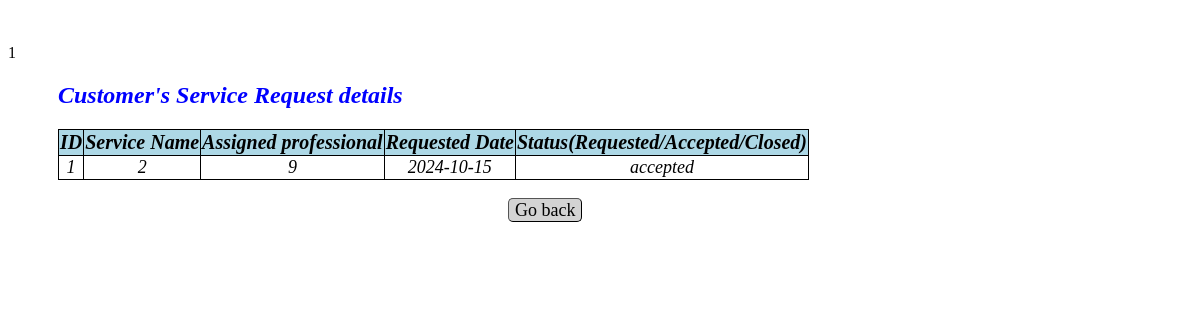
/viewcustomerservicerequests/1, run on the app's committed database.
### app.py (models this page shows)
class Customer_Service_Request(db.Model):
    __tablename__="customer_service_request"
    id=db.Column(db.Integer,primary_key=True)
    service_id=db.Column(db.Integer,db.ForeignKey(Service_Info.id),nullable=False)
    customer_id=db.Column(db.Integer,db.ForeignKey(User_Info.id),nullable=False)
    professional_id=db.Column(db.Integer,db.ForeignKey(User_Info.id),nullable=False)
    date_of_request=db.Column(db.String,nullable=False)
    date_of_completion=db.Column(db.String,nullable=False)
    service_status=db.Column(db.String,nullable=False)
    remarks=db.Column(db.String)
    location=db.Column(db.String,nullable=False)
    ratings=db.Column(db.String,nullable=False)

### app.py (the view)
@app.route("/viewcustomerservicerequests/<int:id>", methods=["GET"])
def customer_service_requests(id):
    service = Customer_Service_Request.query.filter_by(id=id).first()
    return render_template("view_customerservicerequests.html",service=service)

### templates/view_customerservicerequests.html (shortened to what this page needs)
<!DOCTYPE html>
<html lang="en">
<head>
</head>
<body>
    <br><br>
    {{service.id}}
    <h2>Customer's Service Request details</h2>
    <table id="service-table">
        <thead>
            <tr>
                <th>ID</th>
                <th>Service Name</th>
                <th>Assigned professional</th>
                <th>Requested Date</th>
                <th>Status(Requested/Accepted/Closed)</th>
            </tr>
        <tbody>
            <tr>
                <td>{{service["id"]}}</td>
                <td>{{service["service_id"]}}</td>
                <td>{{service["professional_id"]}}</td>
                <td>{{service["date_of_request"]}}</td>
                <td>{{service["service_status"]}}</td>
            </tr>
        </tbody>
        </thead>
    </table>
    <a class="button" href="/admindashboard">Go back</a>
</body>
</html>

### templates/view_customerservicerequests.html (style rules this page uses)
table , td { text-align: center; font-style: italic; width:auto; margin-left: 50px; border-radius: 10px; border-color: blue; border: 1px solid black; border-collapse: collapse ; margin-bottom: 20px; }
th { background-color: lightblue; border: 1px solid black; font-size:20px; }
td { font-size:18px; }
h2 { font-style: italic; margin-left: 50px; color: blue; margin-bottom: 20px; }
a.button { padding: 1px 6px; border: 1px outset buttonborder; border-radius: 5px; color: black; background-color: lightgrey; text-decoration: none; font-size:18px }
a { margin-left: 500px; }

### data on the page
Customer_Service_Request: id "1", service_id "2", professional_id "9", date_of_request "2024-10-15", service_status "accepted"
